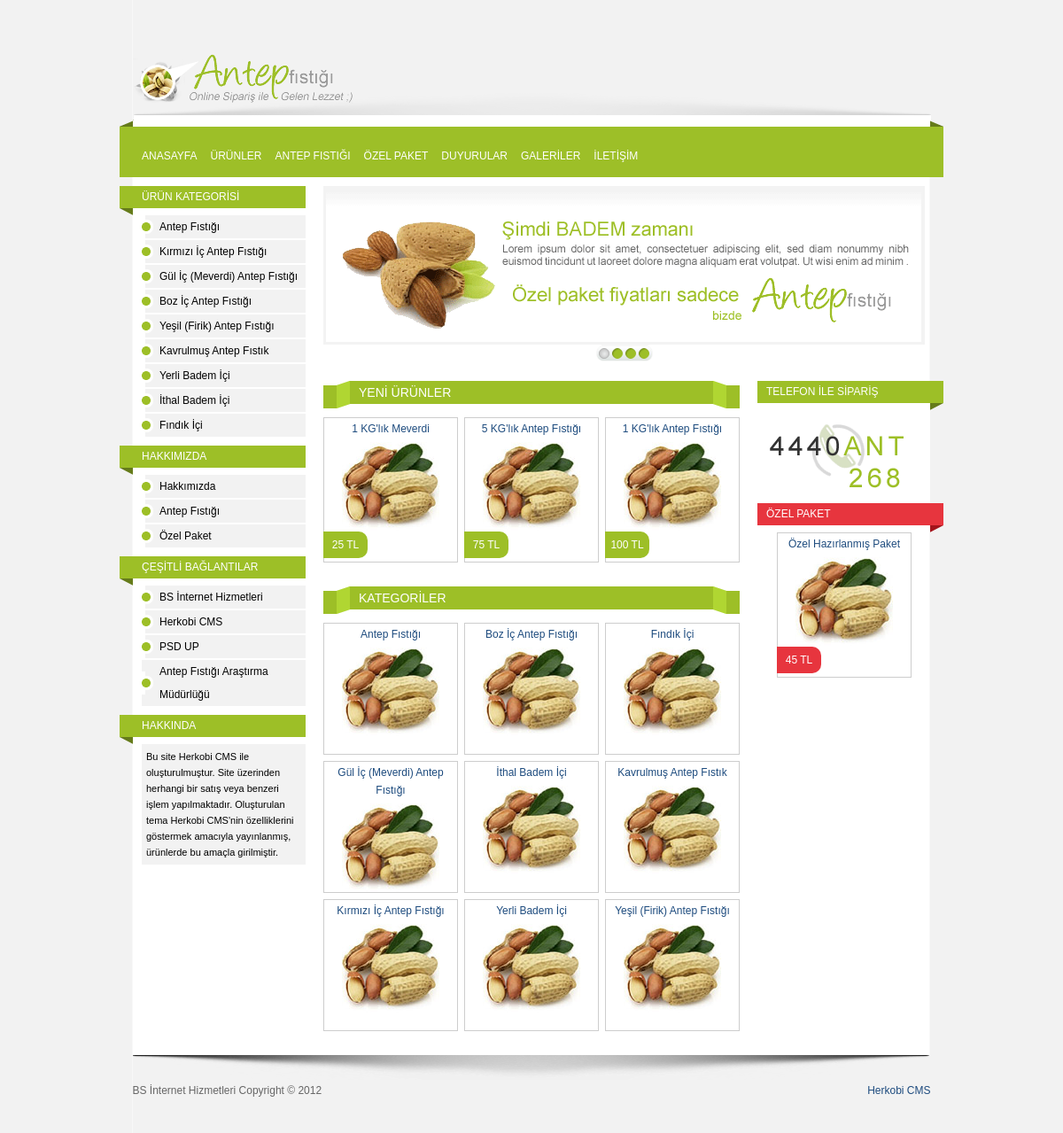
The page / on the database its author committed.
### tables this page shows
CREATE TABLE IF NOT EXISTS `products` (
  `id` int(11) NOT NULL AUTO_INCREMENT,
  `publish` varchar(11) NOT NULL,
  `level` int(11) NOT NULL,
  `slug` text NOT NULL,
  `product` text NOT NULL,
  `category` text NOT NULL,
  `brand` int(11) NOT NULL,
  `content` text NOT NULL,
  `code` varchar(255) NOT NULL,
  `price` varchar(11) NOT NULL,
  `currency` varchar(5) NOT NULL,
  `image` text NOT NULL,
  `image1` text NOT NULL,
  `image2` text NOT NULL,
  `image3` text NOT NULL,
  `image4` text NOT NULL,
  `title` text NOT NULL,
  `metadesc` text NOT NULL,
  `metatags` text NOT NULL,
  PRIMARY KEY (`id`)
);

CREATE TABLE IF NOT EXISTS `productcategories` (
  `id` int(11) NOT NULL AUTO_INCREMENT,
  `mid` int(11) NOT NULL,
  `level` int(11) NOT NULL,
  `slug` text NOT NULL,
  `category` text NOT NULL,
  `description` text NOT NULL,
  `image` text NOT NULL,
  `front` varchar(1) NOT NULL,
  UNIQUE KEY `id` (`id`)
);

CREATE TABLE IF NOT EXISTS `pages` (
  `id` int(11) NOT NULL AUTO_INCREMENT,
  `mid` text NOT NULL,
  `level` int(11) NOT NULL,
  `slug` text NOT NULL,
  `page` text NOT NULL,
  `summary` text NOT NULL,
  `content` text NOT NULL,
  `image` text NOT NULL,
  `gallery` int(11) NOT NULL,
  `title` text NOT NULL,
  `metadesc` text NOT NULL,
  `metatags` text NOT NULL,
  `date` date NOT NULL,
  PRIMARY KEY (`id`)
);

CREATE TABLE IF NOT EXISTS `links` (
  `id` int(11) NOT NULL AUTO_INCREMENT,
  `link` text NOT NULL,
  `category` int(11) NOT NULL,
  `icon` text NOT NULL,
  `url` text NOT NULL,
  KEY `id` (`id`)
);

CREATE TABLE IF NOT EXISTS `info` (
  `id` int(11) NOT NULL AUTO_INCREMENT,
  `name` text NOT NULL,
  `fullname` text NOT NULL,
  `slogan` text NOT NULL,
  `address` text NOT NULL,
  `county` text NOT NULL,
  `city` text NOT NULL,
  `taxoffice` text NOT NULL,
  `taxnumber` varchar(64) NOT NULL,
  `phone` varchar(64) NOT NULL,
  `phoneother` varchar(64) NOT NULL,
  `fax` varchar(64) NOT NULL,
  `gsm` varchar(64) NOT NULL,
  `mail` varchar(225) NOT NULL,
  PRIMARY KEY (`id`)
);

### inc/settings.php (called while the page is built, shortened)
<?php
  $tpl = new RainTPL;
?>

### inc/rain.tpl.class.php (called while the page is built, shortened)
<?php
class RainTPL{
		static $tpl_dir = "tpl/";
		static $cache_dir = "tmp/";
		public $var = array();
		protected $tpl = array(),
				  $cache = false,
                  $cache_id = null;
                protected static $config_name_sum = array();
	function assign( $variable, $value = null ){
		if( is_array( $variable ) )
			$this->var += $variable;
		else
			$this->var[ $variable ] = $value;
	}
	function draw( $tpl_name, $return_string = false ){
        if( !$this->cache && !$return_string ){
            extract( $this->var );
            include $this->tpl['compiled_filename'];
            unset( $this->tpl );
        }
        else{
                extract( $this->var );
                include $this->tpl['compiled_filename'];
                $raintpl_contents = ob_get_clean();
            if( $return_string ) return $raintpl_contents; else echo $raintpl_contents;
        }
	}
	static function configure( $setting, $value = null ){
		if( is_array( $setting ) )
			foreach( $setting as $key => $value )
				self::configure( $key, $value );
		else if( property_exists( __CLASS__, $setting ) ){
            self::$config_name_sum[ $setting ] = $value;
        }
	}
	protected function check_template( $tpl_name ){
		if( !isset($this->tpl['checked']) ){
			$tpl_basename                       = basename( $tpl_name );
			$tpl_basedir                        = strpos($tpl_name,"/") ? dirname($tpl_name) . '/' : null;
			$tpl_dir                            = self::$tpl_dir . $tpl_basedir;
			$temp_compiled_filename             = self::$cache_dir . $tpl_basename . "." . md5( $tpl_dir . serialize(self::$config_name_sum));
			$this->tpl['compiled_filename']     = $temp_compiled_filename . '.rtpl.php';
			$this->tpl['checked'] = true;
		}
	}
}

### info.php (called while the page is built, shortened)
<?php
	$sql = "SELECT * FROM settings";
	$sth = $db->prepare($sql);
	$db->query("SET NAMES 'UTF8'");
	$sth->execute();
	$result = $sth->fetchAll();
		$newproducts	= $result[0]['newproducts'];
	$sql = "SELECT * FROM info";
	$sth = $db->prepare($sql);
	$sth->execute();
	$result = $sth->fetchAll();
?>

### functions/products-functions.php (called while the page is built, shortened)
<?php
	$sql = "SELECT id, category, image FROM productcategories WHERE mid = 0 ORDER BY id ASC";
	$sth = $db->prepare($sql);
	$sth->execute();
	$result = $sth->fetchAll();
?>

### static.php (called while the page is built, shortened)
<?php
	include "functions/page-functions.php";
	include "functions/products-functions.php";
	include "functions/links-functions.php";
?>

### functions/page-functions.php (called while the page is built, shortened)
<?php
	$sql = "SELECT id, mid, page FROM pages WHERE mid = 0 ORDER BY id ASC";
	$sth = $db->prepare($sql);
	$sth->execute();
	$result = $sth->fetchAll();
?>

### cache/index.ae5475635b57b8f850144bfbed8b3fb3.rtpl.php (the view, shortened to what this page needs)
<?php if(!class_exists('raintpl')){exit;}?><!DOCTYPE html>
<html class="no-js">
    <head>
        <link type="text/css" rel="stylesheet" href="tpl/styles/style.css" />
    </head>
    <body>
        <div id="wrapper">
            <header id="masthead">
                <a href="index.php" id="logo"><img src="tpl/images/logo.png" alt="Antep Fıstığı" width="249" height="56" /></a>
            </header>
            <nav id="main-nav">
                <ul class="group">
                    <li><a href="index.php">ANASAYFA</a></li>
                    <li><a href="products.php">ÜRÜNLER</a></li>
                    <li><a href="page.php?id=2">ANTEP FISTIĞI</a></li>
                    <li><a href="page.php?id=10">ÖZEL PAKET</a></li>
					<li><a href="posts.php">DUYURULAR</a></li>
					<li><a href="galleries.php">GALERİLER</a></li>
                    <li><a href="contact.php">İLETİŞİM</a></li>
                </ul>
            </nav>
            <section id="content">
                <div id="tagline">
                    <?php $counter1=-1; if( isset($slide) && is_array($slide) && sizeof($slide) ) foreach( $slide as $key1 => $value1 ){ $counter1++; ?>
					<a href="<?php echo $value1["url"];?>"><img src="<?php echo $value1["image"];?>" /></a>
					<?php } ?>
                </div>
                <div id="products">
                    <article class="group">
                        <h3>YENİ ÜRÜNLER</h3>
						<?php $counter1=-1; if( isset($newproducts) && is_array($newproducts) && sizeof($newproducts) ) foreach( $newproducts as $key1 => $value1 ){ $counter1++; ?>
                        <p class="product">
                            <a href="product.php?id=<?php echo $value1["id"];?>" title="<?php echo $value1["product"];?>"><?php echo $value1["product"];?></a>
							<img src="<?php echo $value1["image"];?>" alt="<?php echo $value1["product"];?>" title="<?php echo $value1["product"];?>" />
                            <span class="price"><?php echo $value1["price"];?> <?php echo $value1["currency"];?></span>
                        </p>
						<?php } ?>
                    </article>
                    <article class="group">
                        <h3>KATEGORİLER</h3>
						<?php $counter1=-1; if( isset($frontcategories) && is_array($frontcategories) && sizeof($frontcategories) ) foreach( $frontcategories as $key1 => $value1 ){ $counter1++; ?>
                        <p class="category">
                            <a href="products.php?id=<?php echo $value1["id"];?>" title="<?php echo $value1["category"];?>"><?php echo $value1["category"];?></a>
                            <img src="<?php echo $value1["image"];?>" />
                        </p>
						<?php } ?>
                    </article>
                </div>
                <aside id="product-sidebar">
                    <section class="box">
                        <h3 class="right">TELEFON İLE SİPARİŞ</h3>
                        <img src="tpl/images/telefon.png" />
                    </section>
					<section class="box red group">
                        <h3>ÖZEL PAKET</h3>
                        <p class="product">
                            <a href="page.php?id=10" title="Özel Hazırlanmış Paket">Özel Hazırlanmış Paket</a>
                            <img src="tpl/images/fistik.jpg" />
							<span class="price">45 TL</span>
                        </p>
                    </section>
                </aside>
            </section>
            <aside id="sidebar">
                <section class="box">
                    <h3 class="left">ÜRÜN KATEGORİSİ</h3>
                    <ul class="nav">
						<?php $counter1=-1; if( isset($productcategories) && is_array($productcategories) && sizeof($productcategories) ) foreach( $productcategories as $key1 => $value1 ){ $counter1++; ?>
                        <li><a href="products.php?id=<?php echo $value1["id"];?>"><?php echo $value1["category"];?></a></li>
						<?php } ?>
                    </ul>
                </section>
                <section class="box">
                    <h3 class="left">HAKKIMIZDA</h3>
                    <ul class="nav">
                        <?php $counter1=-1; if( isset($pages) && is_array($pages) && sizeof($pages) ) foreach( $pages as $key1 => $value1 ){ $counter1++; ?>
						<li><a href="page.php?id=<?php echo $value1["id"];?>"><?php echo $value1["page"];?></a></li>
						<?php } ?>
                    </ul>
                </section>
                <section class="box">
                    <h3 class="left">ÇEŞİTLİ BAĞLANTILAR</h3>
                    <ul class="nav">
						<?php echo links(1); ?>
                    </ul>
                </section>
                <section class="box">
                    <h3 class="left">HAKKINDA</h3>
					<p><?php echo $home;?></p>
                </section>
            </aside>
        </div>
        <footer id="mastfoot" class="group">
            <p id="disclaimer"><?php echo $name;?> Copyright &copy; <?php echo date('Y'); ?></p>
            <p id="copyright"><?php echo $footer;?></p>
        </footer>
	</body>
</html>

### index.php (shortened to what this page needs)
<?php
	include "inc/rain.tpl.class.php";
	include "inc/settings.php";
	include "info.php";
	include "static.php";
	$header = "SELECT * FROM `settings`";
	$sth = $db->prepare($header);
	$db->query("SET NAMES 'UTF8'");
	$sth->execute();
	$result = $sth->fetchAll();
		$title    = $result[0]['title'];
		$metadesc = $result[0]['metadesc'];
		$metatags = $result[0]['metatags'];
    $tpl->assign( "title", $title );
    $tpl->assign( "metadesc", $metadesc );
    $tpl->assign( "metatags", $metatags );
	$sql = "SELECT * FROM slide ORDER BY id ASC";
	$sth = $db->prepare($sql);
	$db->query("SET NAMES 'utf8'");
	$sth->execute();
	$result = $sth->fetchAll();
	$tpl->assign( "slide", $result );
	$sql = "SELECT `id`, `product`, `price`, `image`, currency FROM `products` WHERE `publish` = 'Yayınlandı' ORDER BY `id` DESC LIMIT 0,".$newproducts."";
	$sth = $db->prepare($sql);
	$db->query("SET NAMES 'UTF8'");
	$sth->execute();
	$result = $sth->fetchAll();
	$tpl->assign( "newproducts", $result );
	$sql = "SELECT `id`, `category`, `image` FROM `productcategories` WHERE `front` = '1' ORDER BY `category` ASC LIMIT 0, ".$category."";
	$sth = $db->prepare($sql);
	$db->query("SET NAMES 'UTF8'");
	$sth->execute();
	$result = $sth->fetchAll();
	$tpl->assign( "frontcategories", $result );
	$sql = "SELECT `id`, `post`, `image`, `summary` FROM `posts` ORDER BY `id` DESC LIMIT 0,".$latestposts."";
	$sth = $db->prepare($sql);
	$sth->execute();
	$result = $sth->fetchAll();
	$tpl->assign( "latestposts", $result );
	echo $tpl->draw( 'index', $return_string = true );
?>

### functions/links-functions.php
<?php
	function links($id='') {
		global $db;
		if ($id == ''){
			echo 'Girdiğiniz id yanlış veya kategori içerisinde link bulunmamaktadır.';
		} else {
			$sql = "SELECT link, url, icon FROM links WHERE category = ".intval($id)." ORDER BY id";
			$sth = $db->prepare($sql);
			$db->query("SET NAMES 'utf8'");
			$sth->execute();
			$result = $sth->fetchAll();
			$count = count($result);
			echo '<ul>';
			for($i=0;$i<$count;$i++) {
				echo '
					<li><a href="'.$result[$i]["url"].'" title="'.$result[$i]["link"].'">'.$result[$i]["link"].'</a></li>';
			}
			echo '</ul>';
		}
	}
?>

### tpl/styles/global.css (style rules this page uses)
.group:after { clear: both; content: " "; display: block; font-size: 0; height: 0; visibility: hidden; }
html, body { border:0; height: 100%; margin:0; padding:0; }
h1, h2, h3, h4, h5, h6 { font-weight:normal; margin:0; padding:0; }
p, ul, ol, dl, dt, dd, form, fieldset, input { margin:0; padding:0; }
p, ul, ol { margin-bottom: 10px; font-size: 12px; line-height:20px; }
ul, ol { list-style:none; }
fieldset, img { border:0; }
img { vertical-align: bottom; }
a, a:active { text-decoration:none; color:#1d4b7e; }
article, aside, details, figcaption, figure, footer, header, hgroup, menu, nav, section { display: block; }
menu ol, menu ul, nav ol, nav ul { margin-bottom: 0; }

### tpl/styles/nivo-slider.css (style rules this page uses)
.nivoSlider { position:relative; }
.nivoSlider a.nivo-imageLink { position:absolute; top:0px; left:0px; width:100%; height:100%; border:0; padding:0; margin:0; z-index:6; display:none; }

### tpl/styles/common.css (style rules this page uses)
body { background: #f2f2f2; color: #3e3e3e; font: 10px/1.2 sans-serif; }
#wrapper { width: 930px; min-height: 100%; margin: 0 auto -88px; background: url(../images/wrapper.png) center repeat-y; }
#masthead { width: 901px; height: 136px; margin: 0 auto; background: #f2f2f2 url(../images/header.png) bottom center no-repeat; }
#main-nav { height: 64px; margin-bottom: 10px; background: #9dbf28 url(../images/nav.png) top center no-repeat; }
#content { float: right; width: 700px; }
#products { float: left; width: 470px; }
#product-sidebar { float: right; width: 210px; }
#sidebar { float: left; width: 210px; }
#mastfoot { width: 901px; height: 58px; margin: 0 auto; padding-top: 30px; background: #f2f2f2 url(../images/footer.png) top center no-repeat; color: #666; }
#wrapper, #masthead, #main-nav, #content, #mastfoot { position: relative; }
#wrapper, #mastfoot { margin-right: auto; margin-left: auto; }
#logo { position: absolute; bottom: 19px; left: 0; }
#main-nav ul { position: absolute; top: 30px; left: 25px; }
#main-nav li { float: left; margin-right: 15px; }
#main-nav a { position: relative; display: inline-block; color: #fff; font-size: 12px; line-height: 1; }
#tagline { position: relative; width: 680px; height: 180px; margin-bottom: 40px; }
#products h3 { width: 470px; height: 31px; margin: 0 0 10px 7px; background: url(../images/product-box-title.png); color: #fff; font-size: 14px; line-height: 26px; text-indent: 40px; }
#products article { margin: 0 0 20px -7px; }
#products img { float: none; }
.product { position: relative; float: left; width: 146px; margin: 0 0 7px 7px; padding: 2px 2px 30px; border: 1px solid #cdcdcd; font-size: 12px; text-align: center; }
.product img { display: block; margin: 5px auto; }
.product a { margin-bottom: 5px; }
.product .price { position: absolute; bottom: 4px; left: -1px; display: block; width: 50px; height: 30px; background-color: #9dbf27; color: #fff; line-height: 30px; -moz-border-radius: 0 10px 10px 0; -o-border-radius: 0 10px 10px 0; -webkit-border-radius: 0 10px 10px 0; border-radius: 0 10px 10px 0; }
#product-sidebar .product { float: none; margin-left: 22px; }
.red .product .price, .red .product .corner { background-color: #e7353e; }
.category { position: relative; height:115px; float: left; width: 146px; margin: 0 0 7px 7px; padding: 2px 2px 30px; border: 1px solid #cdcdcd; font-size: 12px; text-align: center; }
.category img { display: block; margin: 5px auto; float:none !important; }
.box h3 { width: 210px; height: 25px; padding-bottom: 8px; background: url(../images/box-title.png) no-repeat; color: #fff; font-size: 10px; line-height: 25px; text-indent: 10px; }
.box h3 { background-color: #9dbf27; font-size: 12px; }
.box h3.left { background-position: 0 25px; text-indent: 25px; }
.box h3.right { background-position: -210px 25px; }
.box.red h3 { background-color: #e7353e; background-position: -420px 25px; }
#sidebar .box { width: 195px; margin-left: 15px; color: #000; }
#sidebar .box h3 { margin-left: -15px; }
#sidebar .box p { background-color:#F2F2F2; font-size:11px; line-height:18px; margin-left:10px; padding:5px; width:175px; }
.box .nav li { margin: 0 0 2px 10px; padding-left: 20px; background: #f2f2f2 url(../images/bullet.png) center left no-repeat; line-height: 26px; }
.box .nav a { color: #000; }
#disclaimer { float: left; }
#copyright { float: right; }

### rows shown on the page
products: product "1 KG'lık Meverdi", image (picture), price "25", currency "TL"
products: product "5 KG'lık Antep Fıstığı", image (picture), price "75", currency "TL"
products: product "1 KG'lık Antep Fıstığı", image (picture), price "100", currency "TL"
productcategories: category "Antep Fıstığı", image (picture)
productcategories: category "Boz İç Antep Fıstığı", image (picture)
productcategories: category "Fındık İçi", image (picture)
productcategories: category "Gül İç (Meverdi) Antep Fıstığı", image (picture)
productcategories: category "İthal Badem İçi", image (picture)
productcategories: category "Kavrulmuş Antep Fıstık", image (picture)
productcategories: category "Kırmızı İç Antep Fıstığı", image (picture)
productcategories: category "Yerli Badem İçi", image (picture)
productcategories: category "Yeşil (Firik) Antep Fıstığı", image (picture)
pages: page "Hakkımızda"
pages: page "Antep Fıstığı"
pages: page "Özel Paket"
links: link "BS İnternet Hizmetleri"
links: link "Herkobi CMS"
links: link "PSD UP"
links: link "Antep Fıstığı Araştırma Müdürlüğü"
info: name "BS İnternet Hizmetleri"

### other values the page prints
$footer "Herkobi CMS"
